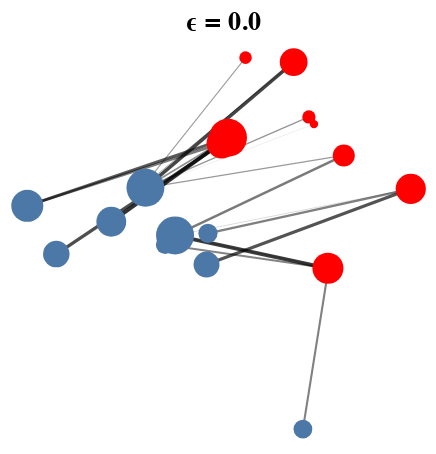
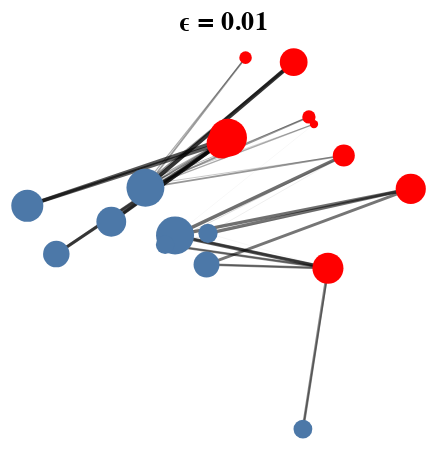
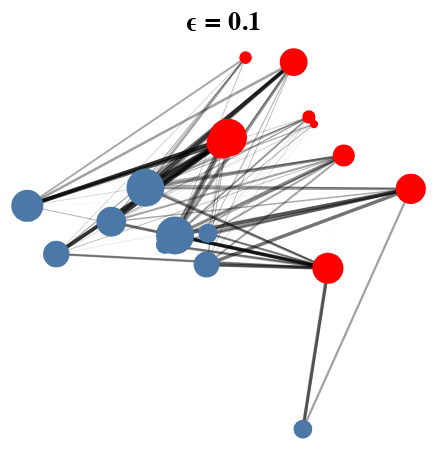
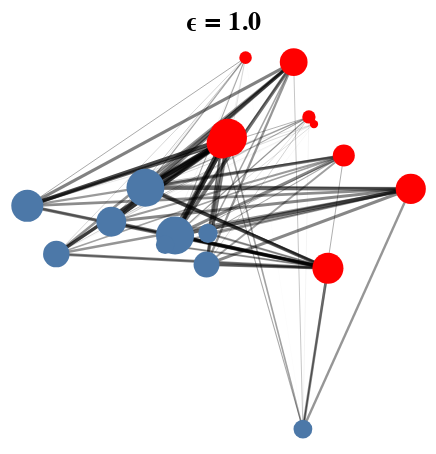

Notebook code for these charts, in order:
### Markdown cell above
### 4. Visual Comparison of Transport Plans for Varying $\epsilon$

### Code cell
for (ϵ,γ) in zip(ϵs,γs)
    if ϵ == 0
        otplot = PlotOT(μ,ν,γ,title=string("ϵ = ",ϵ))
    else
        otplot = PlotOT(μ,ν,γ,title=string("ϵ = ",ϵ))
    end
    display(otplot)
end

### Figure 1 — Vega-Lite specification as saved in the notebook (floating-point values rounded to 4 significant figures; data arrays with more than 128 entries replaced by an {"elided": "..."} marker saying what was removed)
{"layer": [{"data": {"values": {"elided": "200 records"}}, "encoding": {"detail": {"field": "pe", "type": "ordinal"}, "opacity": {"field": "ew", "legend": null, "type": "quantitative"}, "size": {"field": "ew", "legend": null, "scale": {"range": [0, 2]}, "type": "ordinal"}, "x": {"axis": null, "field": "edges_x", "type": "quantitative"}, "y": {"axis": null, "field": "edges_y", "type": "quantitative"}}, "height": 200, "mark": {"clip": false, "color": "black", "type": "line"}, "width": 200}, {"data": {"values": [{"size": 0.2315, "x": 0.7139, "y": 1.072}, {"size": 0.06625, "x": 1.066, "y": 0.6152}, {"size": 0.1537, "x": 1.064, "y": 0.615}, {"size": 0.008858, "x": 1.015, "y": 1.12}, {"size": 0.07602, "x": 1.119, "y": 1.01}, {"size": 0.1228, "x": 0.9439, "y": 1.337}, {"size": 0.0262, "x": 0.9971, "y": 1.145}, {"size": 0.1452, "x": 1.354, "y": 0.8931}, {"size": 0.02293, "x": 0.7755, "y": 1.352}, {"size": 0.1465, "x": 0.6921, "y": 1.053}]}, "encoding": {"size": {"field": "size", "legend": null, "title": null, "type": "q"}, "x": {"axis": null, "field": "x", "title": null, "type": "quantitative"}, "y": {"axis": null, "field": "y", "title": null, "type": "quantitative"}}, "height": 200, "mark": {"color": "red", "opacity": 1, "type": "circle"}, "width": 200}, {"data": {"values": [{"size": 0.08859, "x": 0.6388, "y": 0.6279}, {"size": 0.04427, "x": 0.4215, "y": 0.9067}, {"size": 0.04743, "x": 0.6439, "y": 0.7372}, {"size": 0.1923, "x": 0.5287, "y": 0.7301}, {"size": 0.04405, "x": 0.4939, "y": 0.6972}, {"size": 0.04542, "x": 0.9762, "y": 0.0523}, {"size": 0.1177, "x": 0.3055, "y": 0.7778}, {"size": 0.09254, "x": 0.113, "y": 0.6649}, {"size": 0.1915, "x": 0.425, "y": 0.8967}, {"size": 0.1362, "x": 0.01157, "y": 0.8336}]}, "encoding": {"size": {"field": "size", "legend": null, "title": null, "type": "q"}, "x": {"axis": null, "field": "x", "title": null, "type": "quantitative"}, "y": {"axis": null, "field": "y", "title": null, "type": "quantitative"}}, "height": 200, "mark": {"opacity": 1, "type": "circle"}, "width": 200}], "title": "ϵ = 0.0", "view": {"stroke": null}}

### Figure 2 — Vega-Lite specification as saved in the notebook (floating-point values rounded to 4 significant figures; data arrays with more than 128 entries replaced by an {"elided": "..."} marker saying what was removed)
{"layer": [{"data": {"values": {"elided": "200 records"}}, "encoding": {"detail": {"field": "pe", "type": "ordinal"}, "opacity": {"field": "ew", "legend": null, "type": "quantitative"}, "size": {"field": "ew", "legend": null, "scale": {"range": [0, 2]}, "type": "ordinal"}, "x": {"axis": null, "field": "edges_x", "type": "quantitative"}, "y": {"axis": null, "field": "edges_y", "type": "quantitative"}}, "height": 200, "mark": {"clip": false, "color": "black", "type": "line"}, "width": 200}, {"data": {"values": [{"size": 0.2315, "x": 0.7139, "y": 1.072}, {"size": 0.06625, "x": 1.066, "y": 0.6152}, {"size": 0.1537, "x": 1.064, "y": 0.615}, {"size": 0.008858, "x": 1.015, "y": 1.12}, {"size": 0.07602, "x": 1.119, "y": 1.01}, {"size": 0.1228, "x": 0.9439, "y": 1.337}, {"size": 0.0262, "x": 0.9971, "y": 1.145}, {"size": 0.1452, "x": 1.354, "y": 0.8931}, {"size": 0.02293, "x": 0.7755, "y": 1.352}, {"size": 0.1465, "x": 0.6921, "y": 1.053}]}, "encoding": {"size": {"field": "size", "legend": null, "title": null, "type": "q"}, "x": {"axis": null, "field": "x", "title": null, "type": "quantitative"}, "y": {"axis": null, "field": "y", "title": null, "type": "quantitative"}}, "height": 200, "mark": {"color": "red", "opacity": 1, "type": "circle"}, "width": 200}, {"data": {"values": [{"size": 0.08859, "x": 0.6388, "y": 0.6279}, {"size": 0.04427, "x": 0.4215, "y": 0.9067}, {"size": 0.04743, "x": 0.6439, "y": 0.7372}, {"size": 0.1923, "x": 0.5287, "y": 0.7301}, {"size": 0.04405, "x": 0.4939, "y": 0.6972}, {"size": 0.04542, "x": 0.9762, "y": 0.0523}, {"size": 0.1177, "x": 0.3055, "y": 0.7778}, {"size": 0.09254, "x": 0.113, "y": 0.6649}, {"size": 0.1915, "x": 0.425, "y": 0.8967}, {"size": 0.1362, "x": 0.01157, "y": 0.8336}]}, "encoding": {"size": {"field": "size", "legend": null, "title": null, "type": "q"}, "x": {"axis": null, "field": "x", "title": null, "type": "quantitative"}, "y": {"axis": null, "field": "y", "title": null, "type": "quantitative"}}, "height": 200, "mark": {"opacity": 1, "type": "circle"}, "width": 200}], "title": "ϵ = 0.01", "view": {"stroke": null}}

### Figure 3 — Vega-Lite specification as saved in the notebook (floating-point values rounded to 4 significant figures; data arrays with more than 128 entries replaced by an {"elided": "..."} marker saying what was removed)
{"layer": [{"data": {"values": {"elided": "200 records"}}, "encoding": {"detail": {"field": "pe", "type": "ordinal"}, "opacity": {"field": "ew", "legend": null, "type": "quantitative"}, "size": {"field": "ew", "legend": null, "scale": {"range": [0, 2]}, "type": "ordinal"}, "x": {"axis": null, "field": "edges_x", "type": "quantitative"}, "y": {"axis": null, "field": "edges_y", "type": "quantitative"}}, "height": 200, "mark": {"clip": false, "color": "black", "type": "line"}, "width": 200}, {"data": {"values": [{"size": 0.2315, "x": 0.7139, "y": 1.072}, {"size": 0.06625, "x": 1.066, "y": 0.6152}, {"size": 0.1537, "x": 1.064, "y": 0.615}, {"size": 0.008858, "x": 1.015, "y": 1.12}, {"size": 0.07602, "x": 1.119, "y": 1.01}, {"size": 0.1228, "x": 0.9439, "y": 1.337}, {"size": 0.0262, "x": 0.9971, "y": 1.145}, {"size": 0.1452, "x": 1.354, "y": 0.8931}, {"size": 0.02293, "x": 0.7755, "y": 1.352}, {"size": 0.1465, "x": 0.6921, "y": 1.053}]}, "encoding": {"size": {"field": "size", "legend": null, "title": null, "type": "q"}, "x": {"axis": null, "field": "x", "title": null, "type": "quantitative"}, "y": {"axis": null, "field": "y", "title": null, "type": "quantitative"}}, "height": 200, "mark": {"color": "red", "opacity": 1, "type": "circle"}, "width": 200}, {"data": {"values": [{"size": 0.08859, "x": 0.6388, "y": 0.6279}, {"size": 0.04427, "x": 0.4215, "y": 0.9067}, {"size": 0.04743, "x": 0.6439, "y": 0.7372}, {"size": 0.1923, "x": 0.5287, "y": 0.7301}, {"size": 0.04405, "x": 0.4939, "y": 0.6972}, {"size": 0.04542, "x": 0.9762, "y": 0.0523}, {"size": 0.1177, "x": 0.3055, "y": 0.7778}, {"size": 0.09254, "x": 0.113, "y": 0.6649}, {"size": 0.1915, "x": 0.425, "y": 0.8967}, {"size": 0.1362, "x": 0.01157, "y": 0.8336}]}, "encoding": {"size": {"field": "size", "legend": null, "title": null, "type": "q"}, "x": {"axis": null, "field": "x", "title": null, "type": "quantitative"}, "y": {"axis": null, "field": "y", "title": null, "type": "quantitative"}}, "height": 200, "mark": {"opacity": 1, "type": "circle"}, "width": 200}], "title": "ϵ = 0.1", "view": {"stroke": null}}

### Figure 4 — Vega-Lite specification as saved in the notebook (floating-point values rounded to 4 significant figures; data arrays with more than 128 entries replaced by an {"elided": "..."} marker saying what was removed)
{"layer": [{"data": {"values": {"elided": "200 records"}}, "encoding": {"detail": {"field": "pe", "type": "ordinal"}, "opacity": {"field": "ew", "legend": null, "type": "quantitative"}, "size": {"field": "ew", "legend": null, "scale": {"range": [0, 2]}, "type": "ordinal"}, "x": {"axis": null, "field": "edges_x", "type": "quantitative"}, "y": {"axis": null, "field": "edges_y", "type": "quantitative"}}, "height": 200, "mark": {"clip": false, "color": "black", "type": "line"}, "width": 200}, {"data": {"values": [{"size": 0.2315, "x": 0.7139, "y": 1.072}, {"size": 0.06625, "x": 1.066, "y": 0.6152}, {"size": 0.1537, "x": 1.064, "y": 0.615}, {"size": 0.008858, "x": 1.015, "y": 1.12}, {"size": 0.07602, "x": 1.119, "y": 1.01}, {"size": 0.1228, "x": 0.9439, "y": 1.337}, {"size": 0.0262, "x": 0.9971, "y": 1.145}, {"size": 0.1452, "x": 1.354, "y": 0.8931}, {"size": 0.02293, "x": 0.7755, "y": 1.352}, {"size": 0.1465, "x": 0.6921, "y": 1.053}]}, "encoding": {"size": {"field": "size", "legend": null, "title": null, "type": "q"}, "x": {"axis": null, "field": "x", "title": null, "type": "quantitative"}, "y": {"axis": null, "field": "y", "title": null, "type": "quantitative"}}, "height": 200, "mark": {"color": "red", "opacity": 1, "type": "circle"}, "width": 200}, {"data": {"values": [{"size": 0.08859, "x": 0.6388, "y": 0.6279}, {"size": 0.04427, "x": 0.4215, "y": 0.9067}, {"size": 0.04743, "x": 0.6439, "y": 0.7372}, {"size": 0.1923, "x": 0.5287, "y": 0.7301}, {"size": 0.04405, "x": 0.4939, "y": 0.6972}, {"size": 0.04542, "x": 0.9762, "y": 0.0523}, {"size": 0.1177, "x": 0.3055, "y": 0.7778}, {"size": 0.09254, "x": 0.113, "y": 0.6649}, {"size": 0.1915, "x": 0.425, "y": 0.8967}, {"size": 0.1362, "x": 0.01157, "y": 0.8336}]}, "encoding": {"size": {"field": "size", "legend": null, "title": null, "type": "q"}, "x": {"axis": null, "field": "x", "title": null, "type": "quantitative"}, "y": {"axis": null, "field": "y", "title": null, "type": "quantitative"}}, "height": 200, "mark": {"opacity": 1, "type": "circle"}, "width": 200}], "title": "ϵ = 1.0", "view": {"stroke": null}}
